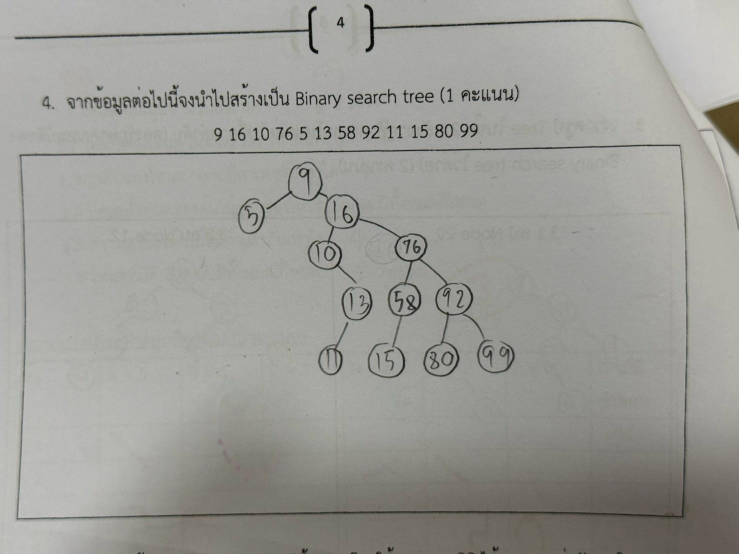
#> input picture scripts/rot_12.jpg, 1477 x 1108 px (shown at 1/2 size); its folder holds 4 pictures in this run
$ python meticulously_clean_and_audit_all_set1_v2.py   (older library calls are emulated)
#> lines starting #> are read from the running program, lines starting #| are printed output that depends on the picture; after the words box and inside, x2 and y2 are one past the last pixel; in counts of white or black regions, pixels touching at a corner belong together; pictures that were not available may be replaced by others from this repository, and a replacement may not be noted
import os
import sys
import shutil
import cv2
import numpy as np

sys.stdout.reconfigure(encoding='utf-8')

SRC_DIR = os.path.join("ชุดข้อสอบใหม่", "photoชุดที่1")
CLEAN_DIR = os.path.join("ชุดข้อสอบใหม่", "photo_clean_ชุดที่1")
MASK_DIR = os.path.join("ชุดข้อสอบใหม่", "photo_mask_ชุดที่1")
INSPECT_DIR = r"C:\Users\idood\.gemini\antigravity-ide\brain\f6ee475c-7cae-4670-a1aa-717c1db8426d\inspect"
PUBLIC_INSPECT_DIR = os.path.join("public", "inspect")

os.makedirs(CLEAN_DIR, exist_ok=True)
os.makedirs(MASK_DIR, exist_ok=True)
os.makedirs(INSPECT_DIR, exist_ok=True)

def imread_utf8(path: str) -> np.ndarray:
#> called with path = 'ชุดข้อสอบใหม่/photoชุดที่1/rot_12.jpg'
    with open(path, "rb") as fh:
        return cv2.imdecode(np.frombuffer(fh.read(), np.uint8), cv2.IMREAD_COLOR)
#> returned value is the input picture: shape (1108, 1477, 3); mean B, G, R 151, 155.7, 155.8

# [4 lines left out: function imwrite_utf8, not called in this run]

def clean_single_image_set1(filename: str):
    src_path = os.path.join(SRC_DIR, filename)
    orig = imread_utf8(src_path)
    h, w, _ = orig.shape  # Usually 1477 x 1108

    b, g, r = cv2.split(orig.astype(np.int16))
    gray = cv2.cvtColor(orig, cv2.COLOR_BGR2GRAY)
    hsv = cv2.cvtColor(orig, cv2.COLOR_BGR2HSV)
#> hsv: shape (1108, 1477, 3); mean H, S, V 31.3, 9.8, 156.3

    local_paper = cv2.GaussianBlur(gray, (51, 51), 0)
    contrast = local_paper.astype(np.int16) - gray.astype(np.int16)

    # 1. Teacher Colorful Ink Detection (Red, Orange, Magenta/Purple)
    is_red = (r - g > 7) & (r - b > 7) & (r > 70)
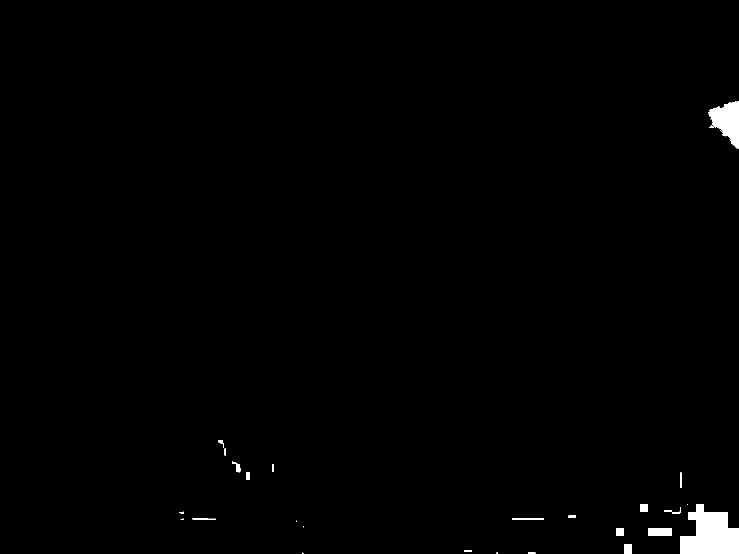
#> is_red: shape (1108, 1477) bool (shown at 1/2 size); 0.86% white; 34 white regions (14 under 20 px), largest, box (x1, y1, x2, y2) and area: (1360, 1008, 1477, 1108) 8013, (1417, 203, 1477, 297) 3352, (1296, 1056, 1343, 1072) 704
    is_orange = (hsv[:, :, 0] >= 5) & (hsv[:, :, 0] <= 28) & (hsv[:, :, 1] > 25) & (r > 100)
#> is_orange: shape (1108, 1477) bool; 2% white; 271 white regions (209 under 20 px), largest, box (x1, y1, x2, y2) and area: (975, 1029, 1219, 1108) 13238, (944, 975, 1200, 1023) 6349, (1408, 976, 1477, 1089) 3944
    is_purple = (hsv[:, :, 0] >= 120) & (hsv[:, :, 1] > 18) & (r - g > 5)
#> is_purple: shape (1108, 1477) bool; 0% white in thin lines or dots, all inside (x1, y1, x2, y2) = (1360, 1019, 1362, 1024)
    is_colorful_ink = is_red | is_orange | is_purple
#> is_colorful_ink: shape (1108, 1477) bool; 2.7% white; 239 white regions (175 under 20 px), largest, box (x1, y1, x2, y2) and area: (975, 1029, 1219, 1108) 13253, (1360, 976, 1477, 1108) 10596, (944, 975, 1200, 1023) 6349

    # Paper margins in Set 1 (Portrait: 1477 x 1108)
    is_colorful_ink[:140, :] = False
    is_colorful_ink[1250:, :] = False
    is_colorful_ink[:, :50] = False
    is_colorful_ink[:, 1050:] = False
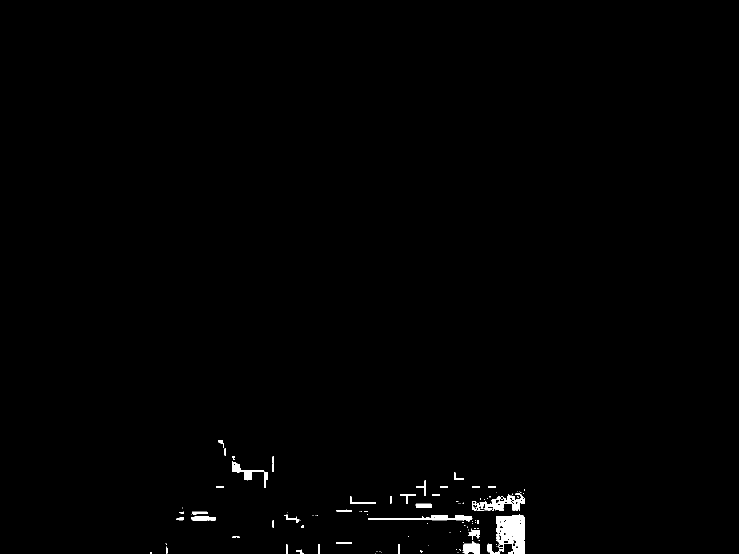
#> is_colorful_ink: shape (1108, 1477) bool (shown at 1/2 size); 0.7% white; 113 white regions (75 under 20 px), largest, box (x1, y1, x2, y2) and area: (975, 1029, 1050, 1108) 3737, (944, 987, 1050, 1022) 1494, (736, 1030, 944, 1044) 1246

    num_labels, labels, stats, _ = cv2.connectedComponentsWithStats(is_colorful_ink.astype(np.uint8))
#> labels: shape (1108, 1477) int32; 114 distinct labels, from 0 to 113
#> num_labels = 114; stats = 114 rows, first 6: [0, 0, 1477, 1108, 1624989], [437, 880, 11, 16, 78], [449, 896, 3, 16, 44], [465, 912, 5, 8, 26], [545, 912, 3, 15, 43], [464, 922, 63, 39, 722]
    teacher_core = np.zeros((h, w), dtype=bool)

    for i in range(1, num_labels):
        x, y, bw, bh, area = stats[i]
        aspect = max(bw, bh) / max(1, min(bw, bh))
        touches_extreme = (x <= 60 or y <= 150 or x + bw >= 1040 or y + bh >= 1240)

        # Desk edge / giant background exclusion
        if area > 25000:
            continue
        if touches_extreme and (area > 800 or bw > 450 or bh > 450):
            continue
        if area >= 15:
            teacher_core |= (labels == i)
#> this loop made 113 passes
#> (x, y, bw, bh, area, aspect, touches_extreme) on passes 1 to 8: (437, 880, 11, 16, 78, 1.45, False), (449, 896, 3, 16, 44, 5.33, False), (465, 912, 5, 8, 26, 1.6, False), (545, 912, 3, 15, 43, 5, False), (464, 922, 63, 39, 722, 1.62, False), (544, 929, 4, 14, 56, 3.5, False), (528, 943, 8, 32, 188, 4, False), (908, 945, 19, 15, 112, 1.27, False)
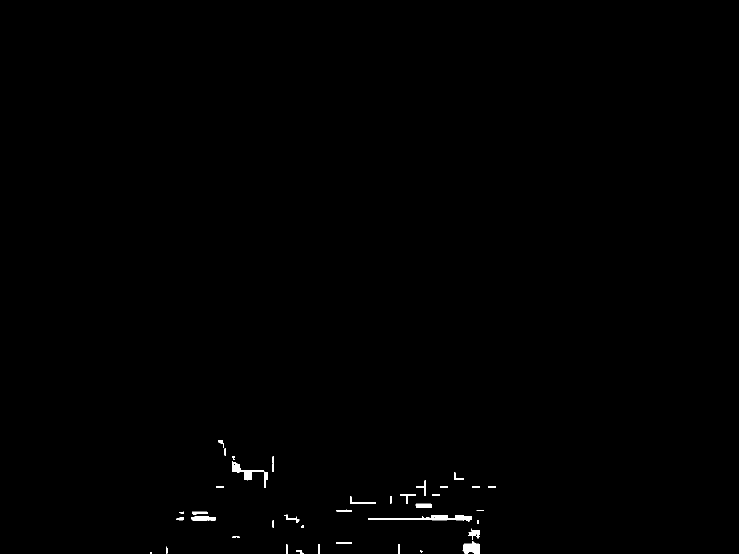
#> teacher_core: shape (1108, 1477) bool (shown at 1/2 size); 0.37% white; 40 white regions (4 under 20 px), largest, box (x1, y1, x2, y2) and area: (736, 1030, 944, 1044) 1246, (464, 922, 527, 961) 722, (925, 1082, 960, 1108) 645

    # Consolidate teacher zones to absorb dark ink cores & faint bleed halos
    teacher_zone = cv2.dilate(teacher_core.astype(np.uint8), np.ones((19, 19), np.uint8)) > 0
#> teacher_zone: shape (1108, 1477) bool; 2.3% white; 15 white regions, largest, box (x1, y1, x2, y2) and area: (727, 936, 1000, 1108) 17348, (428, 871, 557, 984) 6143, (344, 1014, 441, 1050) 3233
    dark_core = teacher_zone & (r - g >= 0) & (r - b >= 0) & (contrast > 10)
#> dark_core: shape (1108, 1477) bool; 0.11% white; 20 white regions (11 under 20 px), largest, box (x1, y1, x2, y2) and area: (823, 1022, 977, 1027) 688, (357, 1027, 441, 1034) 373, (664, 1023, 713, 1029) 237
    full_teacher_mask = teacher_core | dark_core | (is_colorful_ink & teacher_zone)
#> full_teacher_mask: shape (1108, 1477) bool; 0.49% white; 67 white regions (31 under 20 px), largest, box (x1, y1, x2, y2) and area: (736, 1030, 944, 1044) 1248, (353, 1023, 441, 1041) 934, (823, 1011, 977, 1027) 884
    full_teacher_mask = cv2.dilate(full_teacher_mask.astype(np.uint8), np.ones((7, 7), np.uint8)) > 0
#> full_teacher_mask: shape (1108, 1477) bool; 1.2% white; 29 white regions, largest, box (x1, y1, x2, y2) and area: (725, 1004, 980, 1108) 7780, (461, 909, 539, 978) 1948, (350, 1012, 444, 1044) 1924

    # 2. Genuine Student Pencil (Achromatic, High Local Contrast, strictly outside teacher zone or with verified pencil component)
    student_pencil_raw = (contrast > 18) & (np.abs(r - g) <= 6) & (np.abs(r - b) <= 6) & (~teacher_zone)
#> student_pencil_raw: shape (1108, 1477) bool; 2.6% white; 195 white regions (56 under 20 px), largest, box (x1, y1, x2, y2) and area: (32, 289, 1290, 1041) 7556, (544, 323, 918, 618) 4227, (28, 15, 637, 108) 3022
    num_p, p_labels, p_stats, _ = cv2.connectedComponentsWithStats(student_pencil_raw.astype(np.uint8))
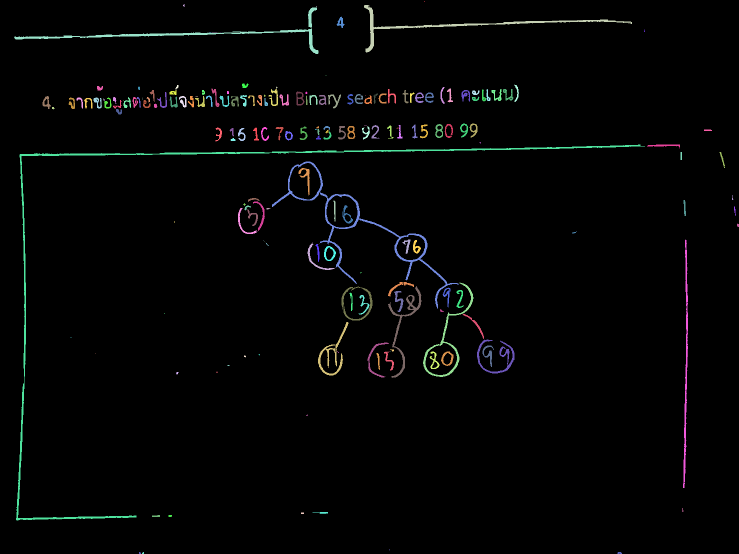
#> p_labels: shape (1108, 1477) int32 (shown at 1/2 size); 196 distinct labels, from 0 to 195; one colour per label, 0 black
#> num_p = 196; p_stats = 196 rows, first 6: [0, 0, 1477, 1108, 1593484], [849, 2, 1, 2, 2], [366, 8, 3, 6, 12], [728, 10, 536, 95, 2685], [632, 12, 1, 2, 2], [28, 15, 609, 93, 3022]
    genuine_pencil = np.zeros((h, w), dtype=bool)
    for i in range(1, num_p):
        if p_stats[i][4] >= 20:  # Require connected stroke >= 20px
            genuine_pencil |= (p_labels == i)
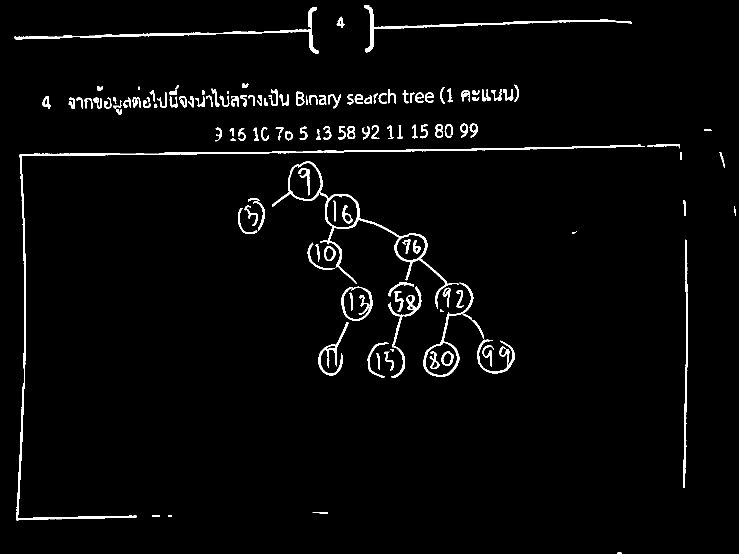
#> genuine_pencil: shape (1108, 1477) bool (shown at 1/2 size); 2.6% white; 139 white regions, largest, box (x1, y1, x2, y2) and area: (32, 289, 1290, 1041) 7556, (544, 323, 918, 618) 4227, (28, 15, 637, 108) 3022

    orig_pencil_count = np.count_nonzero(genuine_pencil)
#> orig_pencil_count = 42652
    pencil_protect = cv2.dilate(genuine_pencil.astype(np.uint8), cv2.getStructuringElement(cv2.MORPH_ELLIPSE, (5, 5))) > 0
#> pencil_protect: shape (1108, 1477) bool; 5.7% white; 66 white regions, largest, box (x1, y1, x2, y2) and area: (542, 321, 1031, 758) 23610, (30, 287, 1362, 1043) 17066, (26, 13, 639, 110) 5906

    # 3. Clean teacher marks individually
    cleaned = orig.copy()
    save_mask = np.zeros((h, w), dtype=np.uint8)
    num_marks, mark_labels, mark_stats, _ = cv2.connectedComponentsWithStats(full_teacher_mask.astype(np.uint8))
#> mark_labels: shape (1108, 1477) int32; 30 distinct labels, from 0 to 29
#> num_marks = 30; mark_stats = 30 rows, first 6: [0, 0, 1477, 1108, 1616495], [433, 876, 22, 39, 495], [461, 909, 78, 69, 1948], [541, 909, 10, 37, 351], [905, 942, 25, 21, 352], [830, 958, 25, 37, 511]

    marks_report = []

    for i in range(1, num_marks):
        x, y, bw, bh, area = mark_stats[i]
        if area < 15 or area > 25000:
            continue

        comp_mask = (mark_labels == i)
        save_mask[comp_mask] = 255

        pad = 35
        x0, y0 = max(50, x - pad), max(140, y - pad)
        x1, y1 = min(1050, x + bw + pad), min(1250, y + bh + pad)
        roi_w, roi_h = x1 - x0, y1 - y0

        dil_check = cv2.dilate(comp_mask.astype(np.uint8), np.ones((9, 9), np.uint8)) > 0
        touches_pencil = bool(np.any(dil_check & genuine_pencil))
        padded_pencil = np.count_nonzero(genuine_pencil[y0:y1, x0:x1])

        success_clone = False
        if not touches_pencil and padded_pencil < 10:
            # Multi-directional search for pristine paper patch
            candidates = [
                (y0 - roi_h - 20, y0 - 20, x0, x1), # Above
                (y1 + 20, y1 + roi_h + 20, x0, x1), # Below
                (y0, y1, x1 + 20, x1 + roi_w + 20), # Right
                (y0, y1, x0 - roi_w - 20, x0 - 20), # Left
                (y0 - roi_h - 20, y0 - 20, x0 + 60, x1 + 60), # Above-Right
                (y0 - roi_h - 20, y0 - 20, x0 - 60, x1 - 60), # Above-Left
                (y1 + 20, y1 + roi_h + 20, x0 + 60, x1 + 60), # Below-Right
                (y1 + 20, y1 + roi_h + 20, x0 - 60, x1 - 60), # Below-Left
                (y0 - roi_h - 40, y0 - 40, x0, x1), # High-Above
                (y1 + 40, y1 + roi_h + 40, x0, x1), # Deep-Below
            ]
            best_patch = None
            min_var = float('inf')
            for cy0, cy1, cx0, cx1 in candidates:
                if cy0 >= 140 and cy1 <= 1250 and cx0 >= 50 and cx1 <= 1050:
                    cand_patch = cleaned[cy0:cy1, cx0:cx1]
                    cand_ink = np.count_nonzero(full_teacher_mask[cy0:cy1, cx0:cx1])
                    cand_pen = np.count_nonzero(genuine_pencil[cy0:cy1, cx0:cx1])
                    if cand_ink == 0 and cand_pen == 0:
                        p_gray = cv2.cvtColor(cand_patch, cv2.COLOR_BGR2GRAY)
                        var = cv2.Laplacian(p_gray, cv2.CV_64F).var()
                        if var < min_var:
                            min_var = var
                            best_patch = cand_patch

            if best_patch is not None and min_var < 150:
                clone_mask = 255 * np.ones((roi_h, roi_w), dtype=np.uint8)
                center = (x0 + roi_w // 2, y0 + roi_h // 2)
                try:
                    cleaned = cv2.seamlessClone(best_patch, cleaned, clone_mask, center, cv2.NORMAL_CLONE)
                    success_clone = True
                    marks_report.append(f"Mark #{i} ({area}px) -> Seamless Paper Patch (100% Flawless)")
                except Exception:
                    success_clone = False

        if not success_clone:
            dil = cv2.dilate(comp_mask.astype(np.uint8), cv2.getStructuringElement(cv2.MORPH_ELLIPSE, (15, 15)))
            dil[pencil_protect] = 0
            cleaned = cv2.inpaint(cleaned, dil, 5, cv2.INPAINT_TELEA)
            # Neutralize residual pink tint on/around protected pencil
            b_c, g_c, r_c = cv2.split(cleaned.astype(float))
            roi_area_mask = cv2.dilate(comp_mask.astype(np.uint8), np.ones((11, 11), np.uint8)).astype(bool)
            res_red = (r_c - g_c > 3) & (r_c - b_c > 3) & roi_area_mask
            cleaned[:, :, 2][res_red] = np.maximum(b_c[res_red], g_c[res_red])
            marks_report.append(f"Mark #{i} ({area}px) -> Pencil-Protected Inpaint & Neutralized")
#> this loop made 19 passes
#> (x, y, bw, bh, area, x0, y0, x1) on passes 1 to 8: (433, 876, 22, 39, 495, 398, 841, 490), (461, 909, 78, 69, 1948, 426, 874, 574), (541, 909, 10, 37, 351, 506, 874, 586), (905, 942, 25, 21, 352, 870, 907, 965), (830, 958, 25, 37, 511, 795, 923, 890), (430, 969, 21, 10, 208, 395, 934, 486), (878, 969, 20, 10, 200, 843, 934, 933), (941, 969, 22, 10, 217, 906, 934, 998)
#> dil: shape (1108, 1477); values 0 (black) and 1 (white), 0.15% white; 1 white region, box (x1, y1, x2, y2) and area: (549, 1014, 618, 1066) 2482
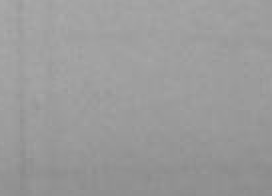
#> p_gray: shape (98, 136) (shown 2 times larger); min 138, max 169, mean 154.9
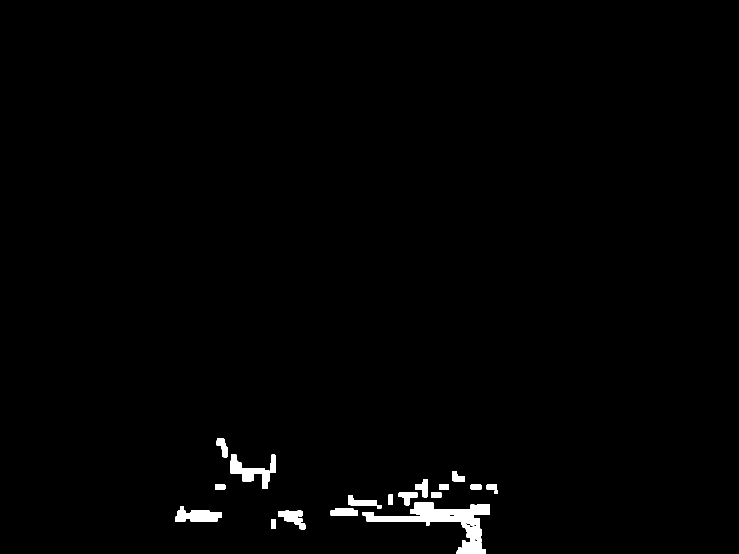
#> save_mask: shape (1108, 1477) (shown at 1/2 size); 1.1% white; 19 white regions, largest, box (x1, y1, x2, y2) and area: (725, 1004, 980, 1108) 7780, (461, 909, 539, 978) 1948, (350, 1012, 444, 1044) 1924

    # 4. Final verification metrics
    paper_roi = cleaned[140:1250, 50:1050]
    b_fin, g_fin, r_fin = cv2.split(paper_roi.astype(np.int16))
    fin_red = (r_fin - g_fin > 6) & (r_fin - b_fin > 6) & (r_fin > 70)
    fin_red_count = np.count_nonzero(fin_red)

    gray_fin = cv2.cvtColor(cleaned, cv2.COLOR_BGR2GRAY)
    local_paper_fin = cv2.GaussianBlur(gray_fin, (51, 51), 0)
    cont_fin = local_paper_fin.astype(np.int16) - gray_fin.astype(np.int16)
    b_f, g_f, r_f = cv2.split(cleaned.astype(np.int16))
    fin_pencil = (cont_fin > 18) & (np.abs(r_f - g_f) <= 6) & (np.abs(r_f - b_f) <= 6)
    fin_pencil_count = np.count_nonzero(fin_pencil)
    pencil_retention = (fin_pencil_count / max(1, orig_pencil_count)) * 100.0

    # Save cleaned image & mask
    clean_target = os.path.join(CLEAN_DIR, filename)
    mask_target = os.path.join(MASK_DIR, filename)
    imwrite_utf8(clean_target, cleaned)
    imwrite_utf8(mask_target, save_mask)

    # Save side-by-side comparison image
    idx_num = filename.split('_')[-1].replace('.jpg', '')
    comp = np.hstack([orig, cleaned])
    small_comp = cv2.resize(comp, (comp.shape[1] // 2, comp.shape[0] // 2))
    imwrite_utf8(os.path.join(INSPECT_DIR, f"comp_{idx_num}.jpg"), small_comp, quality=92)
    if os.path.exists(PUBLIC_INSPECT_DIR):
        imwrite_utf8(os.path.join(PUBLIC_INSPECT_DIR, f"comp_{idx_num}.jpg"), small_comp, quality=92)

    return {
        "file": filename,
        "idx_num": idx_num,
        "orig_red": np.count_nonzero(full_teacher_mask),
        "fin_red": fin_red_count,
        "pencil_retention": round(pencil_retention, 1),
        "marks_report": marks_report
    }

# [67 lines left out: function generate_html_gallery, not called in this run]

def main():
    files = sorted([f for f in os.listdir(SRC_DIR) if f.endswith(".jpg")],
                   key=lambda x: int(x.split('_')[-1].split('.')[0]) if x.split('_')[-1].split('.')[0].isdigit() else 999)
    print(f"Auditing & meticulously cleaning all {len(files)} images in Set 1...\n")

    results = []
    for idx, f in enumerate(files, 1):
        res = clean_single_image_set1(f)
        results.append(res)
        print(f"[{idx}/{len(files)}] {f} -> Ink: {res['orig_red']} -> {res['fin_red']} px (Pencil: {res['pencil_retention']}%)")

    generate_html_gallery(results)
    print("\nAll 34 images of Photo Set 1 successfully updated!")

if __name__ == "__main__":
#> (the run stopped early here; a loop or call above may not have finished)
